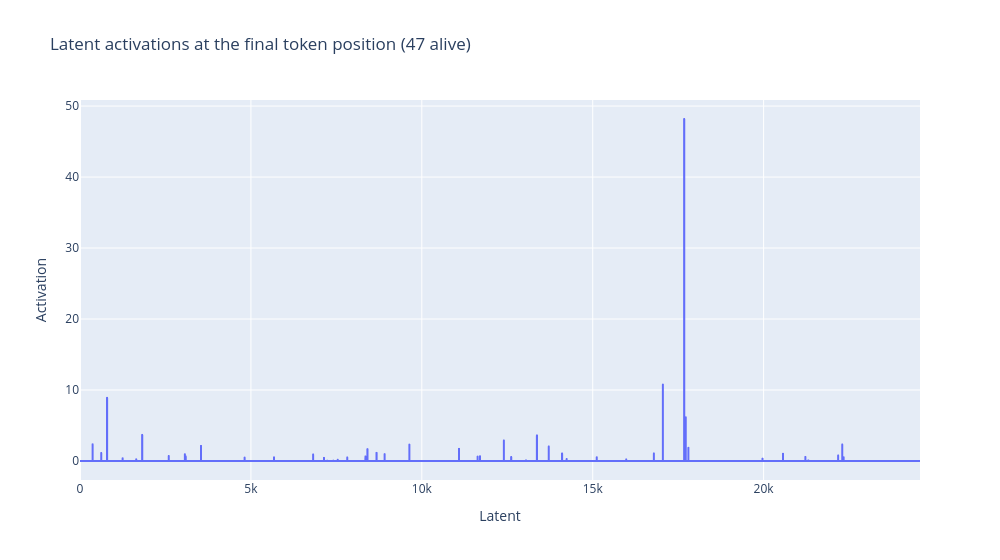

Notebook code for this chart:
### Code cell
# Get top activations on final token
_, cache = gpt2.run_with_cache_with_saes(
    prompt,
    saes=[gpt2_sae],
    stop_at_layer=_get_hook_layer(gpt2_sae) + 1,
)
sae_acts_post = cache[f"{gpt2_sae.cfg.metadata.hook_name}.hook_sae_acts_post"][0, -1, :]

# Plot line chart of latent activations
px.line(
    sae_acts_post.cpu().numpy(),
    title=f"Latent activations at the final token position ({sae_acts_post.nonzero().numel()} alive)",
    labels={"index": "Latent", "value": "Activation"},
    width=1000,
).update_layout(showlegend=False).show()

# Print the top 5 latents, and inspect their dashboards
for act, ind in zip(*sae_acts_post.topk(3)):
    print(f"Latent {ind} had activation {act:.2f}")
    display_dashboard(latent_idx=ind)

### Figure 1 — Plotly figure (JSON) as saved in the notebook; plotly's stock layout.template omitted (floating-point values rounded to 4 significant figures; data arrays with more than 128 entries replaced by an {"elided": "..."} marker saying what was removed)
{"data": [{"hovertemplate": "variable=0<br>Latent=%{x}<br>Activation=%{y}<extra></extra>", "legendgroup": "0", "line": {"color": "#636efa", "dash": "solid"}, "marker": {"symbol": "circle"}, "mode": "lines", "name": "0", "showlegend": true, "type": "scattergl", "x": {"elided": "24576 int values"}, "xaxis": "x", "y": {"elided": "24576 float values"}, "yaxis": "y"}], "layout": {"legend": {"title": {"text": "variable"}, "tracegroupgap": 0}, "showlegend": false, "title": {"text": "Latent activations at the final token position (47 alive)"}, "width": 1000, "xaxis": {"anchor": "y", "domain": [0, 1], "title": {"text": "Latent"}}, "yaxis": {"anchor": "x", "domain": [0, 1], "title": {"text": "Activation"}}}}
